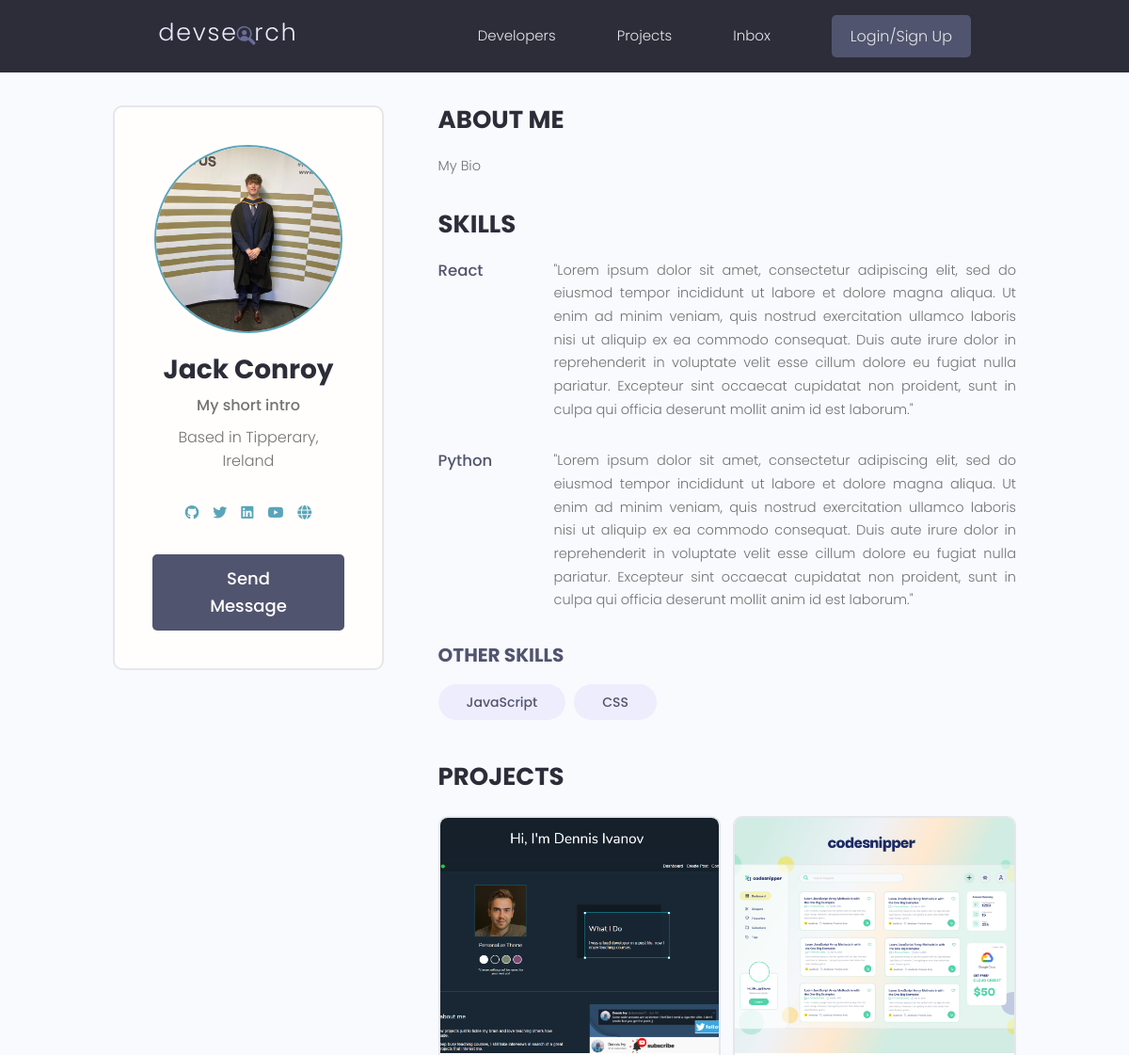
Page /profile/950f8b22-5bb0-491c-a8f3-4f5213ad4871/ (upper part) on the earlier database version.
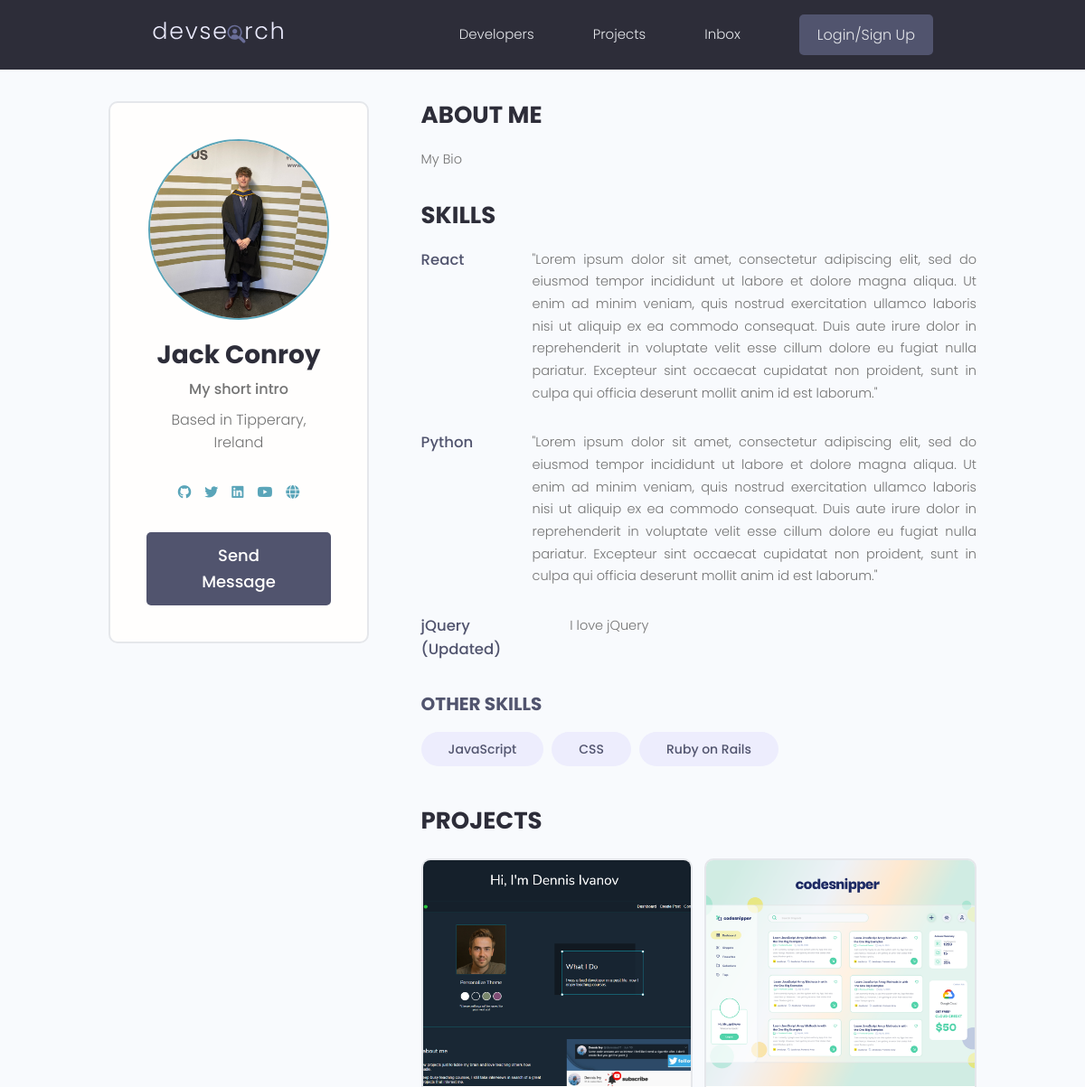
Same page on the later database version.
### users/models.py (models this page shows, shortened)
class Skill(models.Model):
  owner = models.ForeignKey(Profile, on_delete=models.CASCADE, null=True, blank=True)
  name = models.CharField(max_length=500, null=True, blank=True)
  description = models.TextField(null=True, blank=True)
  created = models.DateTimeField(auto_now_add=True)
  id = models.UUIDField(default=uuid.uuid4, unique=True, primary_key=True, editable=False)

### projects/models.py (models this page shows, shortened)
class Project(models.Model):
    owner = models.ForeignKey(Profile, null=True, blank=True, on_delete=models.SET_NULL)
    title = models.CharField(max_length=200)
    description = models.TextField(null=True, blank=True)
    featured_image = models.ImageField(null=True, blank=True, default="default.jpg")
    demo_link = models.CharField(max_length=2000, null=True, blank=True)
    source_link = models.CharField(max_length=2000, null=True, blank=True)
    tags = models.ManyToManyField('Tag', blank=True)
    vote_total = models.IntegerField(default=0, null=True, blank=True)
    vote_ratio = models.IntegerField(default=0, null=True, blank=True)
    created = models.DateTimeField(auto_now_add=True)
    id = models.UUIDField(default=uuid.uuid4, unique=True, primary_key=True, editable=False)

### users/views.py (the view)
# urls.py: path('profile/<str:pk>/', views.userProfile, name="user-profile"),
def userProfile(request, pk):
  profile = Profile.objects.get(id=pk)
  topSkills = profile.skill_set.exclude(description__exact="")
  otherSkills = profile.skill_set.filter(description="")
  context = {
    'profile': profile,
    'topSkills': topSkills,
    'otherSkills': otherSkills,
    }
  return render(request, 'users/user-profile.html', context)

### users/templates/users/user-profile.html (shortened to what this page needs)
{% extends 'main.html' %}
{% block content %}
  <main class="profile my-md">
    <div class="container">
      <div class="layout">
        <div class="column column--1of3">
          <div class="card text-center">
            <div class="card__body dev">
              <img class="avatar avatar--xl" src="{{ profile.profile_image.url }}" />
              <h2 class="dev__name">{{ profile.name }}</h2>
              <p class="dev__title">{{ profile.short_intro|slice:"50" }}</p>
              <p class="dev__location">Based in {{ profile.location }} {{ profile.randomMessage }}</p>
              <ul class="dev__social">
                {% if profile.social_github %}
                  <li>
                    <a title="Github" href="{{ profile.social_github }}" target="_blank"><i class="fa-brands fa-github"></i></a>
                  </li>
                {% endif %}
                {% if profile.social_twitter %}
                  <li>
                    <a title="Twitter" href="{{ profile.social_twitter }}" target="_blank"><i class="fa-brands fa-twitter"></i></a>
                  </li>
                {% endif %}
                {% if profile.social_linkedin %}
                  <li>
                    <a title="LinkedIn" href="{{profile.social_linkedin}}" target="_blank"><i class="fa-brands fa-linkedin"></i></a>
                  </li>
                {% endif %}
                {% if profile.social_youtube %}
                  <li>
                    <a title="YouTube" href="{{profile.social_youtube}}" target="_blank"><i class="fa-brands fa-youtube"></i></a>
                  </li>
                {% endif %}
                {% if profile.social_website %}
                  <li>
                    <a title="Personal Website" href="{{profile.social_website}}" target="_blank"><i class="fa-solid fa-globe"></i></a>
                  </li>
                {% endif %}
              </ul>
              <a href="#" class="btn btn--sub btn--lg">Send Message </a>
            </div>
          </div>
        </div>
        <div class="column column--2of3">
          <div class="devInfo">
            <h3 class="devInfo__title">About Me</h3>
            <p class="devInfo__about">
              {{ profile.bio }}
            </p>
          </div>
          <div class="devInfo">
            <h3 class="devInfo__title">Skills</h3>
            <div class="devInfo__skills">
              {% for skill in topSkills %}
                <div class="devSkill">
                  <h4 class="devSkill__title">{{skill.name}}</h4>
                  <p class="devSkill__info">
                    {{skill.description}}
                  </p>
                </div>
              {% endfor %}
              <h3 class="devInfo__subtitle">Other Skills</h3>
              <div class="devInfo__otherSkills">
                {% for skill in otherSkills %}
                <span class="tag tag--pill tag--sub tag--lg">
                  <small>{{skill.name}}</small>
                </span>
                {% endfor %}
              </div>
            </div>
          </div>
          <div class="devInfo">
            <h3 class="devInfo__title">Projects</h3>
            <div class="grid grid--two">
              {% for project in profile.project_set.all %}
              <div class="column">
                <div class="card project">
                  <a href="{% url 'project' project.id %}" class="project">
                    <img class="project__thumbnail" src="{{project.featured_image.url}}" alt="project thumbnail" />
                  </a>
                </div>
              </div>
              {% endfor %}
            </div>
          </div>
        </div>
      </div>
    </div>
  </main>
{% endblock content %}

Differences in the rows shown:
added Skill: name "jQuery (Updated)", description "I love jQuery", shown under "SKILLS"
added Skill: name "Ruby on Rails", shown under "OTHER SKILLS"
